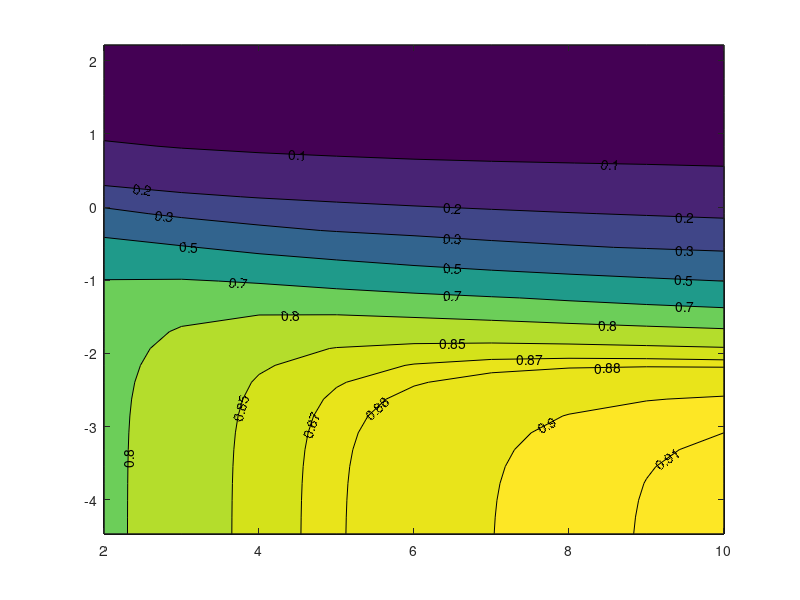

This figure's MATLAB source: (Note: this script raises an error after producing the figure.)
clear all 
close all 

data2=importdata("dats/Pe_d2a_2.txt"); 
data4=importdata("dats/Pe_d2a_4.txt"); 
data6=importdata("dats/Pe_d2a_6.txt"); 
data8=importdata("dats/Pe_d2a_8.txt"); 
data10=importdata("dats/Pe_d2a_10.txt");

data3=importdata("dats/Pe_d2a_3.txt"); 
data5=importdata("dats/Pe_d2a_5.txt"); 
data7=importdata("dats/Pe_d2a_7.txt"); 
data9=importdata("dats/Pe_d2a_9.txt"); 


ka=0.1; 
a=0.025; 

for i=1:30
   plotdata2(i,1)=2; %d/2a
   plotdata3(i,1)=3; 
   plotdata4(i,1)=4; 
   plotdata5(i,1)=5; 
   plotdata6(i,1)=6; 
   plotdata7(i,1)=7; 
   plotdata8(i,1)=8; 
   plotdata9(i,1)=9; 
   plotdata10(i,1)=10; 
   
   plotdata2(i,2)=log10( data2(i,1)*0.1*0.2 / ka/ (2*a *2 ) )  ; %Pe
   plotdata2(i,3)=data2(i,3);
   plotdata2(i,4)=data2(i,2);
   
   plotdata3(i,2)=log10( data3(i,1)*0.1*0.2 / ka/ (2*a *3 )) ; %Pe
   plotdata3(i,3)=data3(i,3);
   plotdata3(i,4)=data3(i,2);
   
   plotdata4(i,2)=log10( data4(i,1)*0.1*0.2 / ka/ (2*a *4 )) ; %Pe
   plotdata4(i,3)=data4(i,3);
   plotdata4(i,4)=data4(i,2);
   
   plotdata5(i,2)=log10( data5(i,1)*0.1*0.2 / ka/ (2*a *5 )) ; %Pe
   plotdata5(i,3)=data5(i,3);
   plotdata5(i,4)=data5(i,2);
   
   plotdata6(i,2)=log10( data6(i,1)*0.1*0.2 / ka/ (2*a *6 )) ; %Pe
   plotdata6(i,3)=data6(i,3);
   plotdata6(i,4)=data6(i,2);
   
   plotdata7(i,2)=log10( data7(i,1)*0.1*0.2 / ka/ (2*a *7 )) ; %Pe
   plotdata7(i,3)=data7(i,3);
   plotdata7(i,4)=data7(i,2);
   
   plotdata8(i,2)=log10( data8(i,1)*0.1*0.2 / ka/ (2*a *8 )) ; %Pe
   plotdata8(i,3)=data8(i,3);
   plotdata8(i,4)=data8(i,2);
   
   plotdata9(i,2)=log10( data9(i,1)*0.1*0.2 / ka/ (2*a *9 )) ; %Pe
   plotdata9(i,3)=data9(i,3);
   plotdata9(i,4)=data9(i,2);
   
   plotdata10(i,2)=log10( data10(i,1)*0.1*0.2 / ka/ (2*a *10)) ; %Pe
   plotdata10(i,3)=data10(i,3);
   plotdata10(i,4)=data10(i,2);
   
end


x=[2,3,4,5,6,7,8,9,10]; 
y=plotdata2(:,2); 
[X,Y]=meshgrid(x,y); 

Z=zeros(length(y),length(x)); 
Zf=zeros(length(y),length(x)); 

for i=1:length(y)
   Z(i,1) = plotdata2(i,3); 
   Z(i,2) = plotdata3(i,3); 
   Z(i,3) = plotdata4(i,3); 
   Z(i,4) = plotdata5(i,3); 
   Z(i,5) = plotdata6(i,3); 
   Z(i,6) = plotdata7(i,3);
   Z(i,7) = plotdata8(i,3);
   Z(i,8) = plotdata9(i,3);
   Z(i,9) = plotdata10(i,3);
   
   
   Zf(i,1) = plotdata2(i,4); 
   Zf(i,2) = plotdata3(i,4); 
   Zf(i,3) = plotdata4(i,4); 
   Zf(i,4) = plotdata5(i,4); 
   Zf(i,5) = plotdata6(i,4); 
   Zf(i,6) = plotdata7(i,4);
   Zf(i,7) = plotdata8(i,4);
   Zf(i,8) = plotdata9(i,4);
   Zf(i,9) = plotdata10(i,4);
end



%%

figure; 
[M,c]=contourf(X,Y,Z,[0.01,0.1,0.2,0.3,0.5,0.7,0.8,0.85,0.87,0.88,0.9,0.91],'Showtext','on'); 


colormap parula
% % 
c.LineWidth=1.5;
clabel(M,c,'FontSize',18)

title('Back Sphere','fontsize',20);
xlabel('$d/2a$','fontsize',20,'interpreter','latex','fontsize',20)
ylabel('$\log{\mathrm{Pe}}$','fontsize',20,'interpreter','latex','fontsize',20)
set(gca,'fontsize',30,'ticklabelinterpreter','latex')
set(gcf,'units','points','position',[30,30,750,750])

%%

figure; 
[M,c]=contourf(X,Y,Zf,[0.01,0.1,0.2,0.3,0.5,0.7,0.8,0.85,0.87,0.88,0.9,0.91],'Showtext','on'); 


colormap parula
% % 
c.LineWidth=1.5;
clabel(M,c,'FontSize',18)

title('Front Sphere','fontsize',20);
xlabel('$d/2a$','fontsize',20,'interpreter','latex','fontsize',20)
ylabel('$\log{\mathrm{Pe}}$','fontsize',20,'interpreter','latex','fontsize',20)
set(gca,'fontsize',30,'ticklabelinterpreter','latex')
set(gcf,'units','points','position',[30,30,750,750])



% %%
figure; 
[M,c]=contourf(X,Y,abs(Zf-Z),[0, 0.01,0.02,0.03,0.04,0.05,0.06,0.07,0.08,0.09,0.1],'Showtext','on' ); 


colormap parula
% % 
c.LineWidth=1.5;
clabel(M,c,'FontSize',18)

%surf(X,Y,Zf-Z); 
title('Difference','fontsize',20);
xlabel('$d/2a$','fontsize',20,'interpreter','latex','fontsize',20)
ylabel('$\log{\mathrm{Pe}}$','fontsize',20,'interpreter','latex','fontsize',20)
set(gca,'fontsize',30,'ticklabelinterpreter','latex')
set(gcf,'units','points','position',[30,30,750,750])
